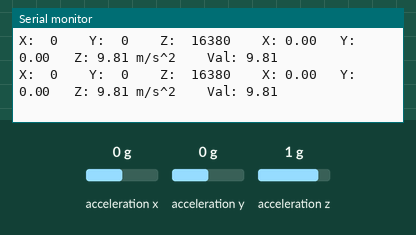
This sketch was run on a simulated Arduino Leonardo, built with avr-gcc and run on an emulated ATmega32U4. On the bench: the last lines printed to the serial monitor. The inputs (shaded band) are chosen by the test bench; at power-on: acceleration x 0 g, acceleration y 0 g, acceleration z 1 g.

Above: at 1.2 s.
1.3 s: acceleration x set to -1.4 g
At 1.6 s:
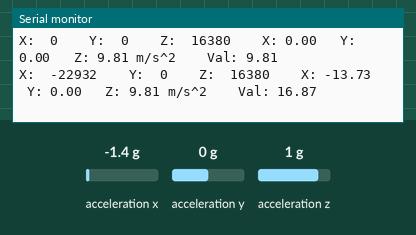
2.8 s: acceleration y set to -1.4 g
At 2.84 s:
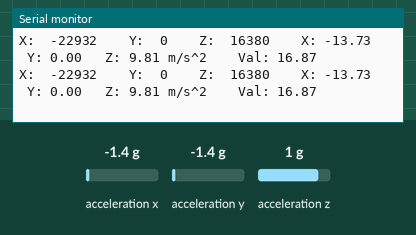
4.3 s: acceleration z set to -1.4 g
At 4.48 s:
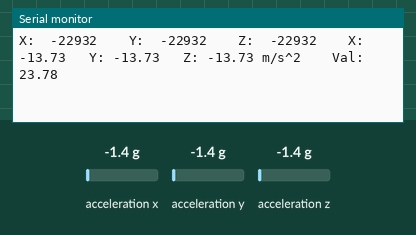

The sketch:

Egg_Values.ino
```cpp
// Basic demo for accelerometer readings from Adafruit LIS3DH

#include <Wire.h>
#include <SPI.h>
#include <Adafruit_LIS3DH.h>
#include <Adafruit_Sensor.h>

// Used for software SPI
#define LIS3DH_CLK 13
#define LIS3DH_MISO 12
#define LIS3DH_MOSI 11
// Used for hardware & software SPI
#define LIS3DH_CS 10

// software SPI
Adafruit_LIS3DH lis = Adafruit_LIS3DH(LIS3DH_CS, LIS3DH_MOSI, LIS3DH_MISO, LIS3DH_CLK);
// hardware SPI
//Adafruit_LIS3DH lis = Adafruit_LIS3DH(LIS3DH_CS);
// I2C
//Adafruit_LIS3DH lis = Adafruit_LIS3DH();

#if defined(ARDUINO_ARCH_SAMD)
// for Zero, output on USB Serial console, remove line below if using programming port to program the Zero!
   //#define Serial SerialUSB
#endif

void setup(void) {
#ifndef ESP8266
  while (!Serial);     // will pause Zero, Leonardo, etc until serial console opens
#endif

  Serial.begin(9600);
  Serial.println("LIS3DH test!");

  if (! lis.begin(0x18)) {   // change this to 0x19 for alternative i2c address
    Serial.println("Couldnt start");
    while (1);
  }
  Serial.println("LIS3DH found!");

  lis.setRange(LIS3DH_RANGE_4_G);   // 2, 4, 8 or 16 G!

  Serial.print("Range = "); Serial.print(2 << lis.getRange());
  Serial.println("G");
}

void loop() {
  lis.read();      // get X Y and Z data at once
  // Then print out the raw data
  Serial.print("X:  "); Serial.print(lis.x);
  Serial.print("  \tY:  "); Serial.print(lis.y);
  Serial.print("  \tZ:  "); Serial.print(lis.z);

  /* Or....get a new sensor event, normalized */
  sensors_event_t event;
  lis.getEvent(&event);

  /* Display the results (acceleration is measured in m/s^2) */
  Serial.print("\t\tX: "); Serial.print(event.acceleration.x);
  Serial.print(" \tY: "); Serial.print(event.acceleration.y);
  Serial.print(" \tZ: "); Serial.print(event.acceleration.z);
  Serial.print(" m/s^2 ");
  Serial.print(" \tVal: "); Serial.println( sqrt( sq( event.acceleration.x )+ sq( event.acceleration.y ) + sq( event.acceleration.z ) ) );

  Serial.println();

  delay(200);
}
```

Measured:
- after the input at 1.3 s, the serial monitor: prints a new line after 0.15 s (image 1)
- after the input at 4.3 s, the serial monitor: prints a new line at once (image 3)
